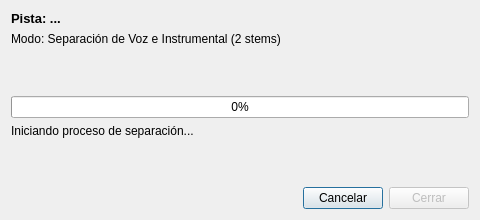
<?xml version="1.0" encoding="UTF-8"?>
<ui version="4.0">
 <class>DlgStemProgress</class>
 <widget class="QDialog" name="DlgStemProgress">
  <property name="geometry">
   <rect>
    <x>0</x>
    <y>0</y>
    <width>480</width>
    <height>220</height>
   </rect>
  </property>
  <property name="windowTitle">
   <string>Separación de Stems por IA</string>
  </property>
  <layout class="QVBoxLayout" name="verticalLayout">
   <item>
    <widget class="QLabel" name="labelTrackTitle">
     <property name="font">
      <font>
       <bold>true</bold>
       <pointsize>10</pointsize>
      </font>
     </property>
     <property name="text">
      <string>Pista: ...</string>
     </property>
     <property name="wordWrap">
      <bool>true</bool>
     </property>
    </widget>
   </item>
   <item>
    <widget class="QLabel" name="labelMode">
     <property name="text">
      <string>Modo: Separación de Voz e Instrumental (2 stems)</string>
     </property>
    </widget>
   </item>
   <item>
    <spacer name="verticalSpacerTop">
     <property name="orientation">
      <enum>Qt::Vertical</enum>
     </property>
     <property name="sizeHint" stdset="0">
      <size>
       <width>20</width>
       <height>10</height>
      </size>
     </property>
    </spacer>
   </item>
   <item>
    <widget class="QProgressBar" name="progressBar">
     <property name="value">
      <number>0</number>
     </property>
    </widget>
   </item>
   <item>
    <widget class="QLabel" name="labelStatus">
     <property name="text">
      <string>Iniciando proceso de separación...</string>
     </property>
     <property name="wordWrap">
      <bool>true</bool>
     </property>
    </widget>
   </item>
   <item>
    <spacer name="verticalSpacerBottom">
     <property name="orientation">
      <enum>Qt::Vertical</enum>
     </property>
     <property name="sizeHint" stdset="0">
      <size>
       <width>20</width>
       <height>10</height>
      </size>
     </property>
    </spacer>
   </item>
   <item>
    <layout class="QHBoxLayout" name="buttonLayout">
     <item>
      <spacer name="horizontalSpacer">
       <property name="orientation">
        <enum>Qt::Horizontal</enum>
       </property>
       <property name="sizeHint" stdset="0">
        <size>
         <width>40</width>
         <height>20</height>
        </size>
       </property>
      </spacer>
     </item>
     <item>
      <widget class="QPushButton" name="btnCancel">
       <property name="text">
        <string>Cancelar</string>
       </property>
      </widget>
     </item>
     <item>
      <widget class="QPushButton" name="btnClose">
       <property name="enabled">
        <bool>false</bool>
       </property>
       <property name="text">
        <string>Cerrar</string>
       </property>
      </widget>
     </item>
    </layout>
   </item>
  </layout>
 </widget>
 <resources/>
 <connections/>
</ui>
